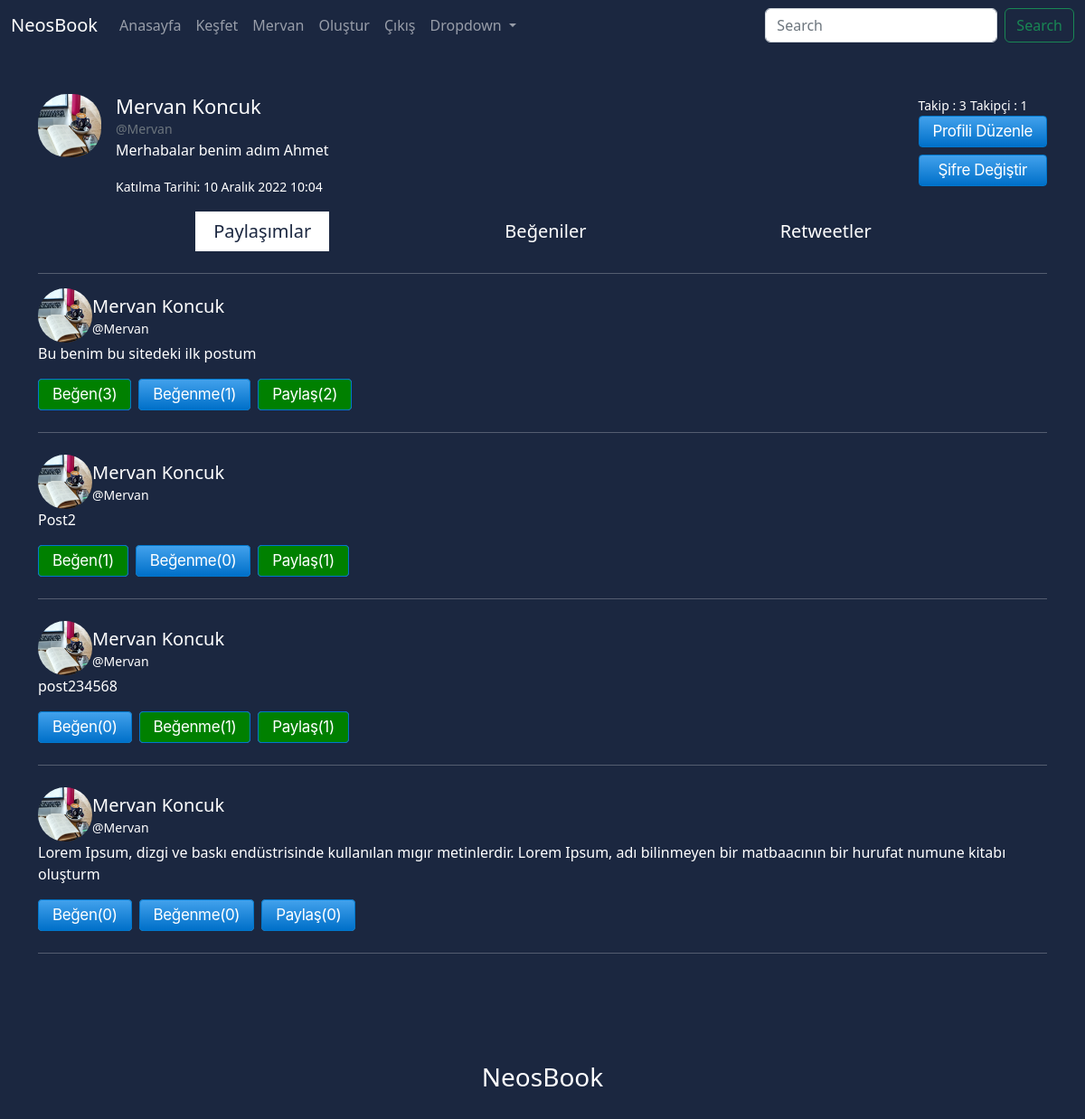
Screenshot of /user/profil/ (signed in) with the database file from the repository.
### user/models.py (models this page shows, shortened)
class Hesap(models.Model):
    id = models.UUIDField(primary_key=True, db_index=True, default=uuid.uuid4, editable=False)
    created_at = models.DateTimeField(auto_now_add=True)
    user = models.OneToOneField(User, on_delete=models.CASCADE)
    isim = models.CharField(max_length=100)
    soyisim = models.CharField(max_length=100)
    bio = models.TextField(max_length=500, blank=True)
    takip = models.ManyToManyField(User, related_name="takip")
    takipci = models.ManyToManyField(User, related_name='takipci')
    resim = models.FileField(upload_to='hesaplar/', default='default.webp', blank=True)

### posts/models.py (models this page shows, shortened)
class Post(models.Model):
    id = models.UUIDField(primary_key=True, db_index=True, default=uuid.uuid4, editable=False)
    owner = models.ForeignKey(User, on_delete=models.CASCADE)
    content = models.TextField(max_length=150)
    resim = models.FileField(upload_to='postlar/', blank=True)
    created_at = models.DateTimeField(auto_now_add=True)
    like = models.ManyToManyField(User, related_name='like')
    dislike = models.ManyToManyField(User, related_name='dislike')
    retweet = models.ManyToManyField(User, related_name='retweet')

### user/views.py (the view)
# urls.py: path('profil/', profil, name='profil'),
def profil(request):
    user = request.user
    paylasim = Post.objects.filter(owner = request.user)
    begeni = Post.objects.filter(like__in = [request.user])
    retweet = Post.objects.filter(retweet__in = [request.user])
    if request.method == 'POST':
        begen(request)
        return redirect('profil')
    context = {
        'user':user,
        'paylasim':paylasim,
        'begeni':begeni,
        'retweet':retweet
    }
    return render(request, 'user/profil.html', context)

### templates/user/profil.html (shortened to what this page needs)
{% extends "main.html" %}
{% load static %}
{% block content %}
    <div class="container mt-5">
        <div class="profil-info">
            <div class="d-flex w-100">
                <div class="me-3">
                    <img src="{{user.hesap.resim.url}}" width="70" height="70" class="rounded-5" alt="">
                </div>
                <div class="d-flex justify-content-between w-100">
                    <div>
                        <h3 class="h3 mb-0">{{user.hesap.isim}} {{user.hesap.soyisim}}</h3>
                        <small class="text-muted">@{{user.username}}</small>
                        <p>{{user.hesap.bio}}</p>
                        <small>Katılma Tarihi: {{user.hesap.created_at}}</small>
                    </div>
                    <div>
                        <small>Takip : {{user.hesap.takip.all.count}}</small>
                        <small>Takipçi : {{user.hesap.takipci.all.count}}</small>
                        <br>
                        <a href="/user/update/" class="button">Profili Düzenle</a>
                        <a href="/user/reset/" class="button mt-2">Şifre Değiştir</a>
                    </div>
                </div>
            </div>
        </div>
        <div class="sekmeler d-flex justify-content-evenly mt-3 ">
            <h5 class="tablinks active" onclick="openCity(event, 'Paylasim')">Paylaşımlar</h5>
            <h5 class="tablinks" onclick="openCity(event, 'Begeni')">Beğeniler</h5>
            <h5 class="tablinks" onclick="openCity(event, 'Retweet')">Retweetler</h5>
        </div>
        <hr>
        <div class="tabcontent goster" id="Paylasim">
            {% for post in paylasim %}
            <div class="post">
                <div class="owner d-flex">
                    <div>
                        <img src="{{post.owner.hesap.resim.url}}" width="60" height="60" class="rounded-5" alt="">
                    </div>
                    <div>
                        <h5 class="mt-2 mb-0">{{post.owner.hesap.isim}} {{post.owner.hesap.soyisim}}</h5>
                        <small>@{{post.owner.username}}</small>
                    </div>
                </div>
                <div class="content">
                    <p>
                        {{post.content}}
                    </p>
                </div>
                <form action="" class="d-flex mt-2" method="POST">
                    <input type="submit" value="Beğen({{post.like.all.count}})" name="begen"
                    {% if request.user in post.like.all %}
                        class="button yesil me-2"
                    {% else %}
                        class="button me-2"
                    {% endif %}
                    >
                    <input type="submit" value="Beğenme({{post.dislike.all.count}})" name="begenme"
                    {% if request.user in post.dislike.all %}
                        class="button yesil me-2"
                    {% else %}
                        class="button me-2"
                    {% endif %}
                    >
                    <input type="submit" value="Paylaş({{post.retweet.all.count}})" name="paylas"
                    {% if request.user in post.retweet.all %}
                        class="button yesil"
                    {% else %}
                        class="button"
                    {% endif %}
                    >
                </form>
            </div>
            <hr class="my-4">
        {% endfor %}
        </div>
    </div>
{% endblock content %}

### templates/includes/_navbar.html (shortened to what this page needs)
<nav class="navbar navbar-expand-lg navbar-dark">
    <div class="container-fluid">
      <a class="navbar-brand" href="/">NeosBook</a>
      <div class="collapse navbar-collapse" id="navbarSupportedContent">
        <ul class="navbar-nav me-auto mb-2 mb-lg-0">
          <li class="nav-item">
            <a class="nav-link" aria-current="page" href="/">Anasayfa</a>
          </li>
          <li class="nav-item">
            <a class="nav-link" href="/kesfet/">Keşfet</a>
          </li>
          {% if user.is_authenticated %}
              <li class="nav-item">
                <a class="nav-link" aria-current="page" href="/user/profil/">{{request.user}}</a>
              </li>
              <li class="nav-item">
                <a class="nav-link" href="/olustur/">Oluştur</a>
              </li>
              <li class="nav-item">
                <a class="nav-link" href="/user/logout/">Çıkış</a>
              </li>
          {% endif %}
          <li class="nav-item dropdown">
            <a class="nav-link dropdown-toggle" href="#" role="button" data-bs-toggle="dropdown" aria-expanded="false">
              Dropdown
            </a>
          </li>
        </ul>
        <form class="d-flex" role="search">
          <input class="form-control me-2" type="search" placeholder="Search" aria-label="Search">
          <button class="btn btn-outline-success" type="submit">Search</button>
        </form>
      </div>
    </div>
  </nav>

### static/css/style.css (style rules this page uses)
body, html { height: 100%; margin: 0; padding: 0; }
body { background-color: #1b2740; color: white; }
.h3 { font-size: 22px; }
.button { background-image: linear-gradient(#42A1EC, #0070C9); border: 1px solid #0077CC; border-radius: 4px; box-sizing: border-box; color: #FFFFFF; cursor: pointer; direction: ltr; display: block; font-family: "SF Pro Text","SF Pro Icons","AOS Icons","Helvetica Neue",Helvetica,Arial,sans-serif; font-size: 17px; font-weight: 400; letter-spacing: -.022em; line-height: 1.47059; min-width: 30px; overflow: visible; padding: 4px 15px; text-align: center; user-select: none; -webkit-user-select: none; touch-action: manipulation; white-space: nowrap; text-decoration: none; }
.yesil { background-image: linear-gradient(green,green) !important; }
.tabcontent { display: none; }
.active { background-color: white; color: #1b2740; }
.goster { display: block; }
.sekmeler h5 { transition: 0.8s; cursor: pointer; padding: 10px 20px; }

### rows the page displays
Post: owner.hesap.resim (picture), owner.hesap.isim "Mervan", owner.hesap.soyisim "Koncuk", owner.username "Mervan", content "Bu benim bu sitedeki ilk postum", begen "Beğen(3)", begenme "Beğenme(1)", paylas "Paylaş(2)"
Post: owner.hesap.resim (picture), owner.hesap.isim "Mervan", owner.hesap.soyisim "Koncuk", owner.username "Mervan", content "Post2", begen "Beğen(1)", begenme "Beğenme(0)", paylas "Paylaş(1)"
Post: owner.hesap.resim (picture), owner.hesap.isim "Mervan", owner.hesap.soyisim "Koncuk", owner.username "Mervan", content "post234568", begen "Beğen(0)", begenme "Beğenme(1)", paylas "Paylaş(1)"
Post: owner.hesap.resim (picture), owner.hesap.isim "Mervan", owner.hesap.soyisim "Koncuk", owner.username "Mervan", content "Lorem Ipsum, dizgi ve baskı endüstrisinde kullanılan mıgır metinlerdir. Lorem Ipsum, adı bilinmeyen bir matbaacının bir hurufat numune kitabı oluşturm", begen "Beğen(0)", begenme "Beğenme(0)", paylas "Paylaş(0)"

### other values shown
{{ request.user }} "Mervan"
{{ user.hesap.isim }} "Mervan"
{{ user.hesap.soyisim }} "Koncuk"
{{ user.username }} "Mervan"
{{ user.hesap.bio }} "Merhabalar benim adım Ahmet"
{{ user.hesap.created_at }} "10 Aralık 2022 10:04"
{{ user.hesap.takip.all.count }} "3"
{{ user.hesap.takipci.all.count }} "1"
